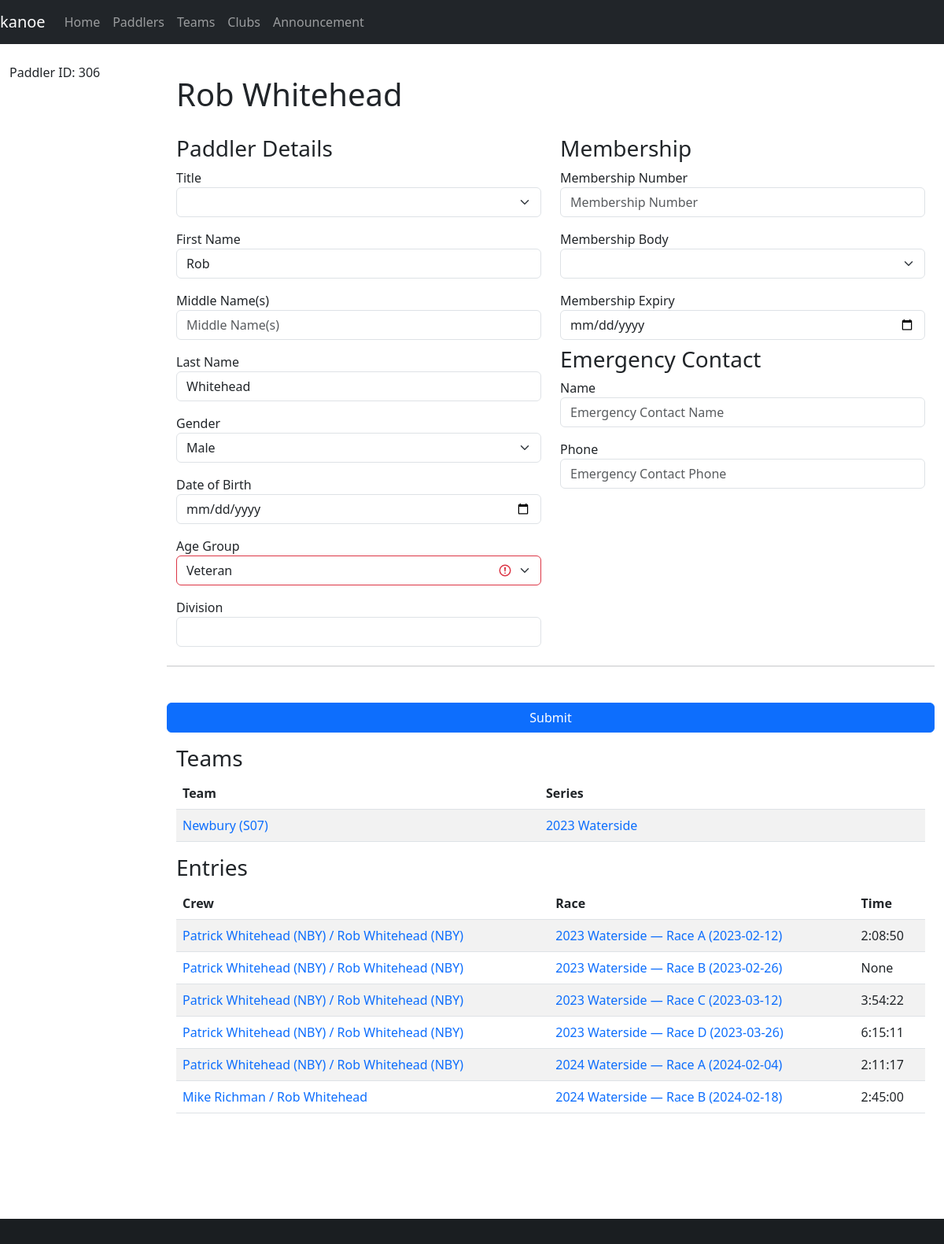
The app's page /paddler/306, older data.
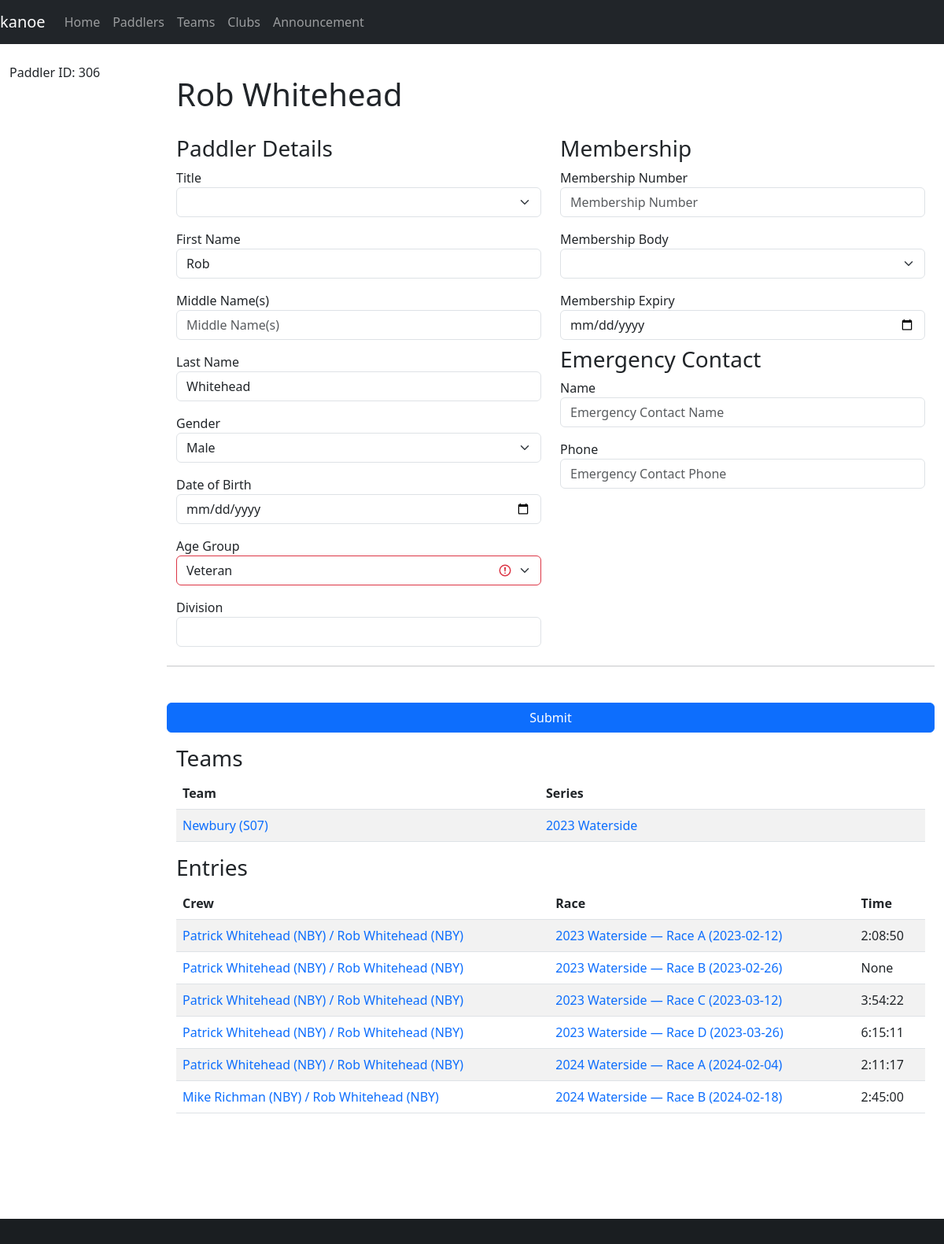
The same page, newer data.
### database/database/crew.py (models this page shows)
class Crew(Base):
    __tablename__ = "crew"
    id = Column(Integer, primary_key=True)
    paddler_id = Column(Integer, ForeignKey(Paddler.id), index=True)
    club_id = Column(String(3), ForeignKey(Club.id), index=True)
    entry_id = Column(Integer, ForeignKey(Entry.id), index=True)
    services = Column(Boolean, server_default=expression.false())
    due = Column(Numeric)
    paid = Column(Numeric)
    paddler = relationship(Paddler, backref="crews", lazy="joined")
    club = relationship("Club", backref="crews", lazy="joined")
    entry = relationship(Entry, lazy="joined", overlaps="crews")
    def __repr__(self):
        club_id = f"{self.club.id}" if self.club else "None"
        entry_id = f"{self.entry.id}" if self.entry else "None"
        return f"Crew(id={self.id}, name='{self.paddler.name}', club_id={club_id}, entry_id={entry_id})"
    def __str__(self):
        club = f" ({self.club.code})" if self.club else ""
        return f"{self.paddler.name}{club}"

### database/database/paddler.py (models this page shows, shortened)
class Paddler(Base):
    __tablename__ = "paddler"
    id = Column(Integer, primary_key=True)
    membership_number = Column(Integer)
    membership_expiry = Column(Date)
    membership_body_id = Column(Integer, ForeignKey(MembershipBody.id))
    division = Column(Integer)
    title = Column(String)
    first = Column(String)
    middle = Column(String)
    last = Column(String)
    gender = Column(String(1))
    suffix = Column(String)
    dob = Column(Date)
    address = Column(String)
    email = Column(String)
    phone = Column(String)
    emergency_name = Column(String)
    emergency_phone = Column(String)
    age_group_id = Column(Integer, ForeignKey(AgeGroup.id), index=True)
    age_group = relationship(AgeGroup, backref="paddlers", lazy="joined")
    membership_body = relationship(MembershipBody, backref="paddlers", lazy="joined")
    teams = relationship("Team", secondary="team_paddler")
    @hybrid_property
    def name(self):
        return combine_names(self.first, self.middle, self.last)
    def __repr__(self):
        return f"Paddler(id={self.id}, name='{self.name}', division={self.division or '?'})"
    @property
    def age(self):
        newyear = date(date.today().year, 1, 1)
        age = newyear.year - self.dob.year
        if (self.dob.month, self.dob.day) > (newyear.month, newyear.day):
            age -= 1
        return age
    @property
    def age_group_calculated(self):
        age = self.age
        if not age:
            return None
        elif age < 19:
            return "Junior"
        elif age >= 50:
            return "Master"
        elif age >= 35:
            return "Veteran"
        else:
            return "Senior"

### database/database/race.py (models this page shows, shortened)
class Race(Base):
    __tablename__ = "race"
    __table_args__ = (UniqueConstraint("name", "date", name="uq_race_name_date"),)
    id = Column(Integer, primary_key=True)
    name = Column(String, nullable=False)
    date = Column(Date, nullable=False)
    series_id = Column(Integer, ForeignKey(Series.id), index=True)
    time_min_start = Column(String)
    time_max_start = Column(String)
    time_min_finish = Column(String)
    time_max_finish = Column(String)
    time_adjustment = Column(Integer)
    series = relationship(Series, backref="races", lazy="joined")
    def __str__(self):
        return "%s (%s)" % (self.name, self.date)

### database/database/entry.py (models this page shows, shortened)
class Entry(Base):
    __tablename__ = "entry"
    id = Column(Integer, primary_key=True)
    race_id = Column(Integer, ForeignKey(Race.id), index=True)
    category_id = Column(Integer, ForeignKey(Category.id), index=True)
    boat_type = Column(boat_type, index=True)
    entry_number = Column(Integer)
    series_id = Column(Integer, ForeignKey(Series.id), index=True)
    time_start = Column(String)
    time_finish = Column(String)
    time_adjustment = Column(Integer)
    registered = Column(Boolean, default=False, nullable=False)
    retired = Column(Boolean, default=False, nullable=False)
    scratched = Column(Boolean, default=False, nullable=False)
    disqualified = Column(Boolean, default=False, nullable=False)
    note = Column(Text)
    category = relationship(Category, backref="entries", lazy="joined")
    race = relationship(Race, backref="entries", lazy="joined")
    race_number = relationship("Number", secondary="number_entry", uselist=False)
    crews = relationship("Crew", lazy="joined", order_by="Crew.paddler_id")
    def __str__(self):
        names = sorted([str(crew) for crew in self.crews])
        return " / ".join(names)
    @property
    def time(self):
        if self.time_start and self.time_finish:
            time_start = datetime.datetime.strptime(self.time_start, "%H:%M:%S")
            time_finish = datetime.datetime.strptime(self.time_finish, "%H:%M:%S")
            return (
                time_finish
                - time_start
                + datetime.timedelta(seconds=(self.time_adjustment or 0))
            )
        else:
            return None

### database/database/club.py (models this page shows, shortened)
class Club(Base):
    __tablename__ = "club"
    id = Column(Integer, primary_key=True)
    name = Column(String)
    code_regex = Column(String())
    services = Column(Boolean, server_default=expression.false())
    @property
    def code(self):
        return self.code_regex.split("|")[0]

### paddle/views/paddler.py (the view, shortened to what this page needs)
@blueprint.route("/paddler/<paddler_id>", methods=("GET", "POST"))
@blueprint.route("/paddler/", defaults={"paddler_id": None}, methods=("GET", "POST"))
@login_required
def paddler(paddler_id):
    if paddler_id:
        paddler = session.get(db.Paddler, paddler_id)
    else:
        paddler = None
    age_groups = session.query(db.AgeGroup).all()
    membership_bodies = session.query(db.MembershipBody).all()
    if paddler:
        logging.debug(f"* {repr(paddler)}")
        logging.debug("  Crews:")
        for crew in paddler.crews:
            logging.debug(f"    - {repr(crew)}")
    return render_template(
        "paddler.j2",
        paddler=paddler,
        age_groups=age_groups,
        membership_bodies=membership_bodies,
    )

### database/database/age_group.py (called while the page is built)
    def __str__(self):
        return self.label

### database/database/paddler.py (called while the page is built)
def combine_names(first, middle, last):
    name = [first, middle, last]
    name = list(filter(lambda item: item is not None, name))
    name = " ".join(name)
    name = name.strip()
    return name

### database/database/series.py (called while the page is built)
    def __str__(self):
        return self.name

### paddle/templates/paddler.j2 (shortened to what the changed rows need)
{% extends "base-fluid.j2" %}
{% from "macros.j2" import find_value %}
{% block content %}
<h1>{% if paddler.name %}{{ paddler.name }}{% else %}New Paddler{% endif %}</h1>
{% if paddler.teams %}
<table class="table table-striped">
    <thead>
        <tr>
            <th>Team</th>
            <th>Series</th>
        </tr>
    </thead>
</table>
{% else %}
No teams.
{% endif %}
<table class="table table-striped">
    <thead>
        <tr>
            <th>Crew</th>
            <th>Race</th>
            <th>Time</th>
        </tr>
    </thead>
    <tbody>
    {% for crew in paddler.crews %}
        <tr>
            <td>
                <a href="{{ url_for('kanoe.entry', entry_id=crew.entry.id) }}">{{ crew.entry }}</a>
            </td>
            <td>
                <a href="{{ url_for('kanoe.race', race_id=crew.entry.race.id) }}">{{ crew.entry.race }}</a>
            </td>
            <td>
                {{ crew.entry.time }}
            </td>
        </tr>
    {% endfor %}
    </tbody>
</table>
{% endblock %}

Row changes from the older to the newer data that the page shows:
changed Crew: entry "Mike Richman / Rob Whitehead" → "Mike Richman (NBY) / Rob Whitehead (NBY)"
